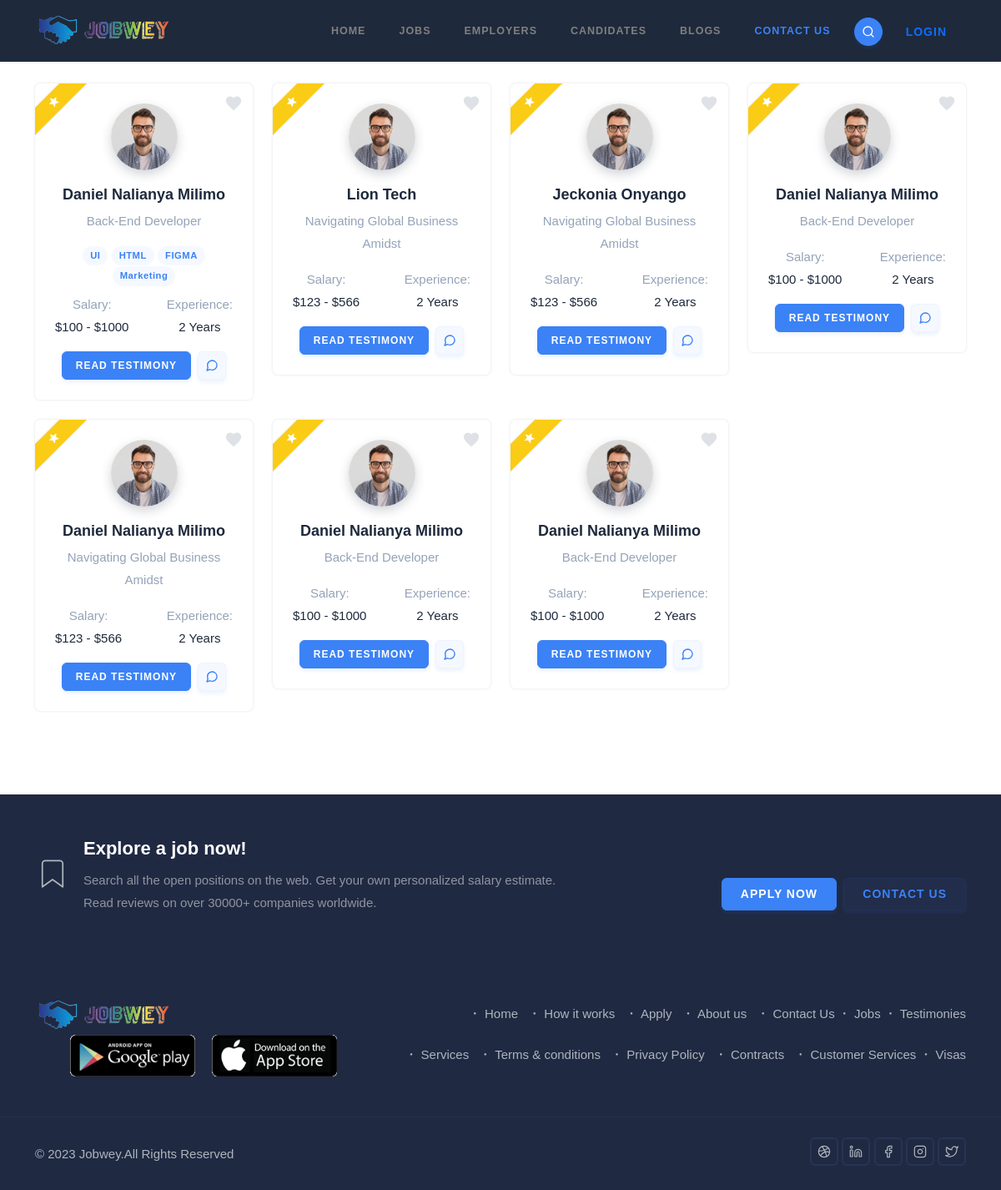
The page /applicants/ on the database its author committed.
### applicants/models.py (models this page shows, shortened)
class Application(models.Model):
    job = models.ForeignKey(Job, on_delete=models.CASCADE, related_name="job_applicant")
    profile = models.ForeignKey(Profile, on_delete=models.CASCADE, related_name="profile_applicant")
    full_name = models.CharField(max_length=255, help_text="Full Name")
    email_address = models.EmailField(max_length=255)
    phone_number = models.IntegerField(blank=True, null=True)
    resume = models.FileField(upload_to="resumes/", blank=True, null=True)
    skills = models.CharField(max_length=1000, help_text="separate multiple skills with a comma", blank=True, null=True)
    is_active = models.BooleanField(default=True)
    timestamp = models.DateTimeField(auto_now_add=True)
    class Meta:
        get_latest_by = "-id"
    def split_skills(self):
        if self.skills is not None:
            skills = self.skills.split(",")
            if len(skills)>1:
                return skills[:4]
            return skills
        return None
    def get_absolute_url(self):
        return reverse("applicant:applicant_public_profile", kwargs={"applicant_public_profile_pk": self.profile.pk})

### companies/models.py (models this page shows, shortened)
class Job(models.Model):
    company = models.ForeignKey(Company, on_delete=models.CASCADE, related_name="company_job")
    title = models.CharField(max_length=100)
    slug = models.SlugField(max_length=100, unique=True)
    type = models.CharField(max_length=2, choices=JobType.choices, default=JobType.FT)
    positions = models.PositiveIntegerField(default=1)
    location = models.CharField(max_length=100, blank=True, null=True)
    min_salary = models.PositiveIntegerField(default=100)
    max_salary = models.PositiveIntegerField()
    content = tinymce_models.HTMLField()
    createdAt = models.DateTimeField(auto_now_add=True)
    updatedAt = models.DateTimeField(auto_now=True)

### applicants/views.py (the view)
# urls.py: path("", views.CandidatesListView.as_view(), name="applicant"),
class CandidatesListView(ListView):
    template_name = "company/candidates.html"
    context_object_name = "candidates"
    paginate_by = 20
    page_kwarg = "page"
    queryset = Application.objects.all()

### tokens/models.py (called while the page is built)
    def __str__(self):
        return f"{self.pk}"

### upjobwey/context_processors.py (called while the page is built)
def get_recent_time():
    return timezone.now() - datetime.timedelta(days=7)

def site_constants(request):
    return dict(
        dribbble="jobwey",
        linkedin="jobwey",
        facebook="jobwey",
        instagram="jobwey",
        twitter="jobwey",
        tinymce_apikey=TinyMceApiKey.objects.filter(is_active=True).last(),
        tags = Tag.objects.all()[:8],
        recent_posts = Post.objects.filter(createdAt__gte=get_recent_time()).all().order_by("?")[:6],
    )

### templates/company/candidates.html (shortened to what this page needs)
{% extends "base.html" %} {% load static %} {% load humanize %}
{% block main %} {% if candidates %}
<div class="container">
  <div class="row g-4">
    {% for candidate in candidates %}
    <div class="col-lg-3 col-md-4 col-sm-6 col-12">
      <div
        class="candidate-card position-relative overflow-hidden text-center shadow rounded p-4"
      >
        {% if candidate.is_active %}
        <div class="ribbon ribbon-left overflow-hidden">
          <span class="text-center d-block bg-warning shadow small h6"
            ><i class="mdi mdi-star"></i
          ></span>
        </div>
        {% endif %}
        <div class="content">
          <img
            src="{% static 'images/team/01.jpg' %}"
            class="avatar avatar-md-md rounded-pill shadow-md"
            alt=""
          />
          <div class="mt-3">
            <a href="candidate-profile.html" class="title h5 text-dark"
              >{{candidate.full_name|title}}</a
            >
            <p class="text-muted mt-1">{{candidate.job.title}}</p>
            {% if candidate.skills %} {% for skill in candidate.split_skills %}
            <span class="badge bg-soft-primary rounded-pill">{{skill}}</span>
            {% endfor %} {% endif %}
          </div>
          <div class="mt-2 d-flex align-items-center justify-content-between">
            <div class="text-center">
              <p class="text-muted fw-medium mb-0">Salary:</p>
              <p class="mb-0 fw-medium">
                ${{candidate.job.min_salary|intword}} -
                ${{candidate.job.max_salary|intword}}
              </p>
            </div>
            <div class="text-center">
              <p class="text-muted fw-medium mb-0">Experience:</p>
              <p class="mb-0 fw-medium">2 Years</p>
            </div>
          </div>
          <div class="mt-3">
            <a
              href="{{candidate.get_absolute_url}}"
              class="btn btn-sm btn-primary me-1"
              >Read Testimony</a
            >
            <a
              href="javascript:void(0)"
              class="btn btn-sm btn-icon btn-soft-primary"
              ><i data-feather="message-circle" class="icons"></i
            ></a>
          </div>
          <a href="javascript:void(0)" class="like"
            ><i class="mdi mdi-heart align-middle fs-4"></i
          ></a>
        </div>
      </div>
    </div>
    {% endfor %}
  </div>
</div>
{% endif %} {% endblock main %}

### rows shown on the page
Application: is_active True (drawn), full_name "Daniel Nalianya Milimo", job "Back-End Developer", split_skills "UI" "HTML" "FIGMA" "Marketing", job.min_salary "100", job.max_salary "1000"
Application: is_active True (drawn), full_name "Lion Tech", job "Navigating Global Business Amidst", job.min_salary "123", job.max_salary "566"
Application: is_active True (drawn), full_name "Jeckonia Onyango", job "Navigating Global Business Amidst", job.min_salary "123", job.max_salary "566"
Application: is_active True (drawn), full_name "Daniel Nalianya Milimo", job "Back-End Developer", job.min_salary "100", job.max_salary "1000"
Application: is_active True (drawn), full_name "Daniel Nalianya Milimo", job "Navigating Global Business Amidst", job.min_salary "123", job.max_salary "566"
Application: is_active True (drawn), full_name "Daniel Nalianya Milimo", job "Back-End Developer", job.min_salary "100", job.max_salary "1000"
Application: is_active True (drawn), full_name "Daniel Nalianya Milimo", job "Back-End Developer", job.min_salary "100", job.max_salary "1000"
